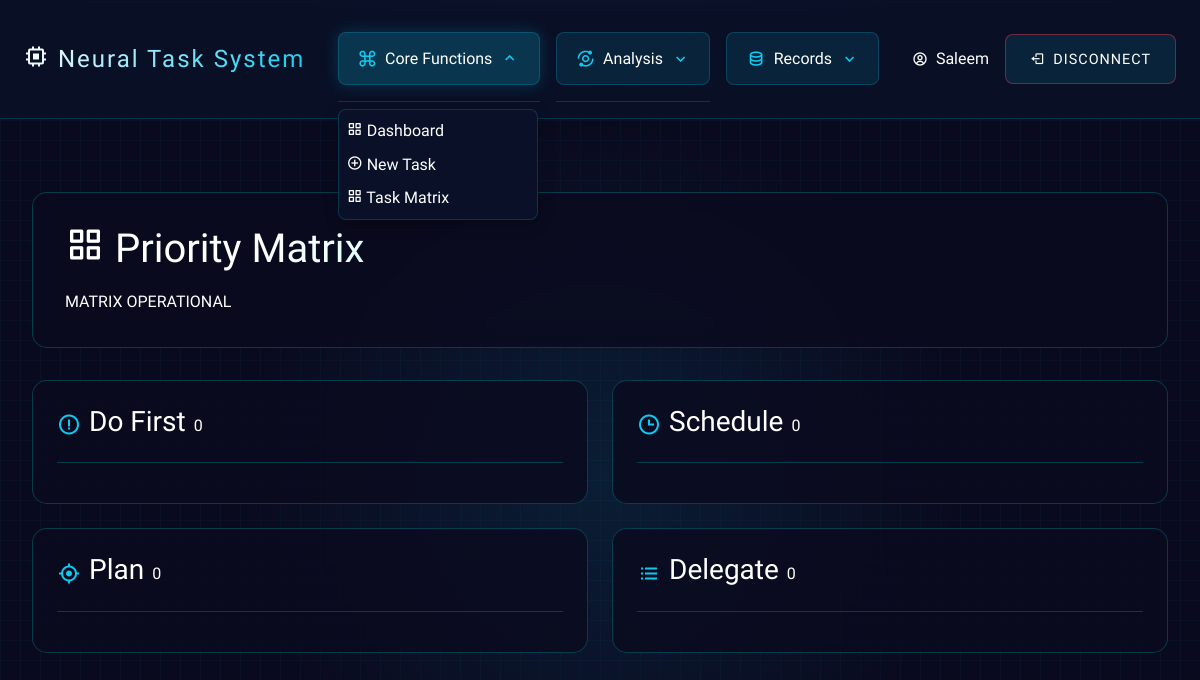
The page /task-matrix (signed in) on the database as committed earlier.
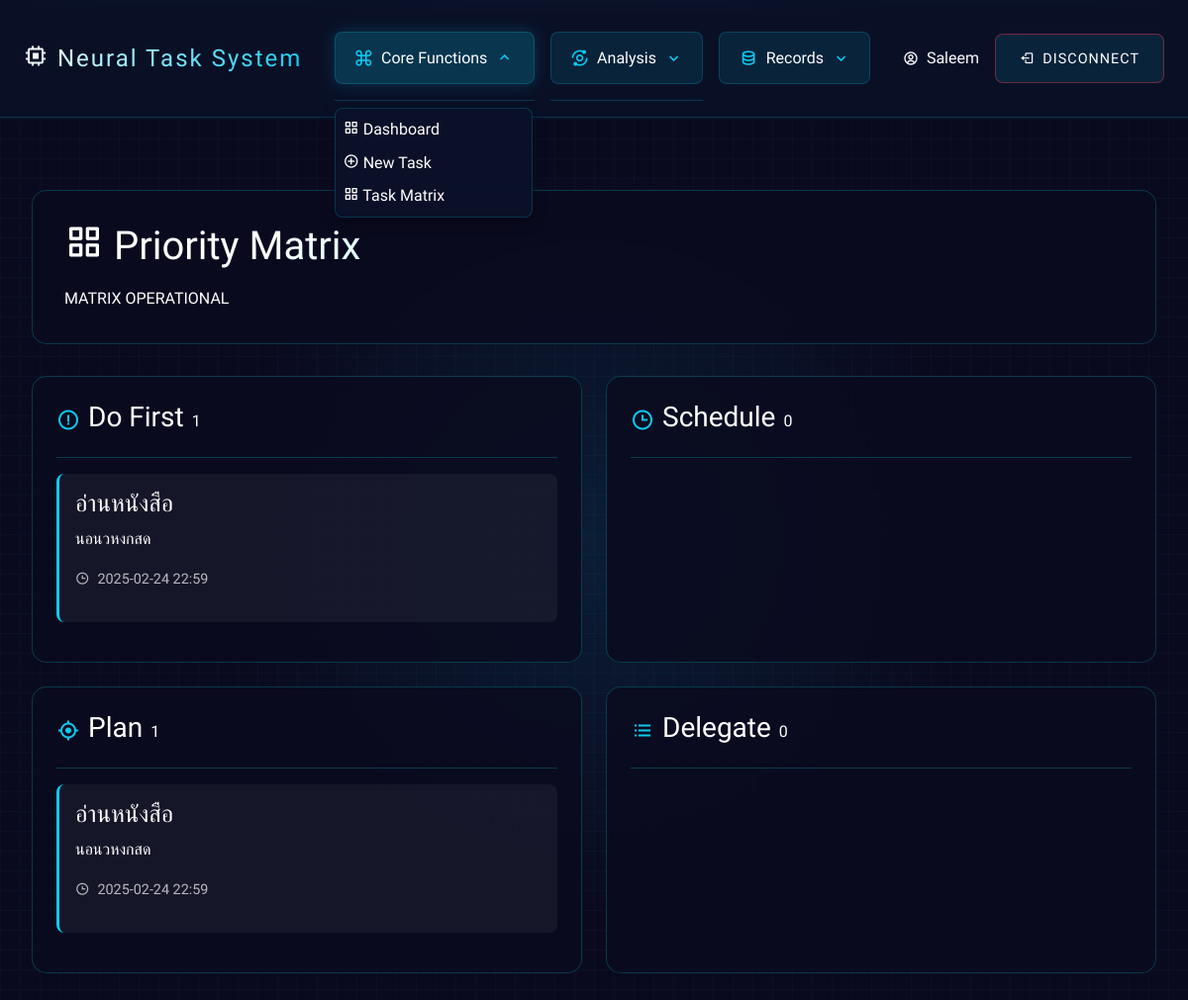
The same page on the database as committed later.
### models.py (models this page shows, shortened)
class Task(db.Model):
    id = db.Column(db.Integer, primary_key=True)
    title = db.Column(db.String(255), nullable=False)
    description = db.Column(db.Text, nullable=True)
    completed = db.Column(db.Boolean, default=False)
    due_date = db.Column(db.DateTime, nullable=True)
    created_at = db.Column(db.DateTime, default=datetime.utcnow)
    completed_at = db.Column(db.DateTime, nullable=True)
    priority = db.Column(db.Integer, default=1)  # ตั้งค่าเริ่มต้นเป็น 1
    user_id = db.Column(db.Integer, db.ForeignKey("user.id"), nullable=False)
    user = db.relationship("User", backref=db.backref("tasks", lazy=True))

### routes.py (the view)
@app_routes.route("/task-matrix")
@login_required
def task_matrix():
    urgent_important = Task.query.filter(
        Task.user_id == current_user.id, Task.priority >= 4, Task.completed == False
    ).all()
    urgent_not_important = Task.query.filter(
        Task.user_id == current_user.id,
        Task.priority <= 3,
        Task.due_date <= datetime.utcnow(),
        Task.completed == False,
    ).all()
    not_urgent_important = Task.query.filter(
        Task.user_id == current_user.id,
        Task.priority >= 4,
        Task.due_date > datetime.utcnow(),
        Task.completed == False,
    ).all()
    not_urgent_not_important = Task.query.filter(
        Task.user_id == current_user.id,
        Task.priority <= 3,
        Task.due_date > datetime.utcnow(),
        Task.completed == False,
    ).all()
    return render_template(
        "task_matrix.html",
        urgent_important=urgent_important,
        urgent_not_important=urgent_not_important,
        not_urgent_important=not_urgent_important,
        not_urgent_not_important=not_urgent_not_important,
    )

### app.py (called while the page is built)
@login_manager.user_loader
def load_user(user_id):
    return User.query.get(int(user_id))

### templates/task_matrix.html (shortened to what this page needs)
{% extends "base.html" %}
{% block content %}
<div class="cyber-interface">
    <div class="neo-container">
        <div class="ai-header mb-4">
            <h1 class="cyber-title">
                <i class='bx bx-grid-alt'></i> Priority Matrix
            </h1>
            <div class="system-info">
                <span class="status-indicator">MATRIX OPERATIONAL</span>
            </div>
        </div>
        <div class="matrix-grid">
            <div class="matrix-quadrant critical">
                <div class="quadrant-header">
                    <i class='bx bx-error-circle'></i>
                    <h3>Do First</h3>
                    <span class="task-count">{{ urgent_important|length }}</span>
                </div>
                <div class="task-list">
                    {% for task in urgent_important %}
                    <div class="matrix-task-card">
                        <h4>{{ task.title }}</h4>
                        <p>{{ task.description }}</p>
                        <div class="task-meta">
                            <span class="due-date">
                                <i class='bx bx-time'></i>
                                {{ task.due_date.strftime('%Y-%m-%d %H:%M') }}
                            </span>
                        </div>
                    </div>
                    {% endfor %}
                </div>
            </div>
            <div class="matrix-quadrant urgent">
                <div class="quadrant-header">
                    <i class='bx bx-time'></i>
                    <h3>Schedule</h3>
                    <span class="task-count">{{ urgent_not_important|length }}</span>
                </div>
            </div>
            <div class="matrix-quadrant important">
                <div class="quadrant-header">
                    <i class='bx bx-target-lock'></i>
                    <h3>Plan</h3>
                    <span class="task-count">{{ not_urgent_important|length }}</span>
                </div>
                <div class="task-list">
                    {% for task in not_urgent_important %}
                    <div class="matrix-task-card">
                        <h4>{{ task.title }}</h4>
                        <p>{{ task.description }}</p>
                        <div class="task-meta">
                            <span class="due-date">
                                <i class='bx bx-time'></i>
                                {{ task.due_date.strftime('%Y-%m-%d %H:%M') }}
                            </span>
                        </div>
                    </div>
                    {% endfor %}
                </div>
            </div>
            <div class="matrix-quadrant normal">
                <div class="quadrant-header">
                    <i class='bx bx-list-ul'></i>
                    <h3>Delegate</h3>
                    <span class="task-count">{{ not_urgent_not_important|length }}</span>
                </div>
            </div>
        </div>
    </div>
</div>
{% endblock %}

Rows that differ between the two databases and show on the page:
added Task: title "อ่านหนังสือ", description "นอนวหงกสด", due_date "2025-02-24 22:59"
Other text that changed with them:
{{ urgent_important|length }}: "0" → "1"
{{ not_urgent_important|length }}: "0" → "1"
